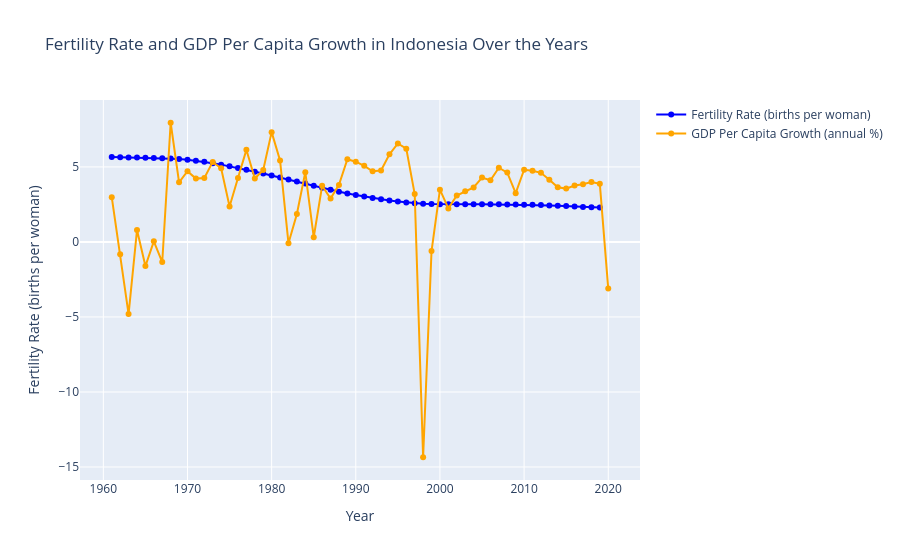

This figure's notebook cell:
### Code cell
import plotly.graph_objects as go

# Create figure
fig = go.Figure()

# Add Fertility Rate trace
fig.add_trace(go.Scatter(
    x=indonesia_data['Year'],
    y=indonesia_data['Fertility rate, total (births per woman)'],
    mode='lines+markers',
    name='Fertility Rate (births per woman)',
    line=dict(color='blue')
))

# Add GDP Per Capita Growth trace
fig.add_trace(go.Scatter(
    x=indonesia_data['Year'],
    y=indonesia_data['gdp_per_capita_growth_(annual_%)'],
    mode='lines+markers',
    name='GDP Per Capita Growth (annual %)',
    line=dict(color='orange')
))

# Update layout
fig.update_layout(
    title='Fertility Rate and GDP Per Capita Growth in Indonesia Over the Years',
    xaxis_title='Year',
    yaxis_title='Fertility Rate (births per woman)',
    yaxis2=dict(
        title='GDP Per Capita Growth (annual %)',
        overlaying='y',
        side='right',
        showgrid=False,
        type='log'  # Set logarithmic scale
    )
)

# Show figure
fig.show()

### Figure 1 — Plotly figure (JSON) as saved in the notebook; plotly's stock layout.template omitted (floating-point values rounded to 4 significant figures)
{"data": [{"line": {"color": "blue"}, "mode": "lines+markers", "name": "Fertility Rate (births per woman)", "type": "scatter", "x": [1961, 1962, 1963, 1964, 1965, 1966, 1967, 1968, 1969, 1970, 1971, 1972, 1973, 1974, 1975, 1976, 1977, 1978, 1979, 1980, 1981, 1982, 1983, 1984, 1985, 1986, 1987, 1988, 1989, 1990, 1991, 1992, 1993, 1994, 1995, 1996, 1997, 1998, 1999, 2000, 2001, 2002, 2003, 2004, 2005, 2006, 2007, 2008, 2009, 2010, 2011, 2012, 2013, 2014, 2015, 2016, 2017, 2018, 2019, 2020], "y": [5.656, 5.645, 5.634, 5.623, 5.612, 5.599, 5.582, 5.556, 5.521, 5.474, 5.413, 5.338, 5.251, 5.152, 5.043, 4.927, 4.806, 4.682, 4.557, 4.43, 4.301, 4.167, 4.028, 3.887, 3.745, 3.606, 3.472, 3.346, 3.229, 3.122, 3.022, 2.929, 2.842, 2.761, 2.688, 2.627, 2.579, 2.544, 2.523, 2.512, 2.509, 2.511, 2.513, 2.515, 2.514, 2.51, 2.505, 2.499, 2.492, 2.483, 2.471, 2.455, 2.436, 2.413, 2.389, 2.362, 2.336, 2.311, 2.288, null]}, {"line": {"color": "orange"}, "mode": "lines+markers", "name": "GDP Per Capita Growth (annual %)", "type": "scatter", "x": [1961, 1962, 1963, 1964, 1965, 1966, 1967, 1968, 1969, 1970, 1971, 1972, 1973, 1974, 1975, 1976, 1977, 1978, 1979, 1980, 1981, 1982, 1983, 1984, 1985, 1986, 1987, 1988, 1989, 1990, 1991, 1992, 1993, 1994, 1995, 1996, 1997, 1998, 1999, 2000, 2001, 2002, 2003, 2004, 2005, 2006, 2007, 2008, 2009, 2010, 2011, 2012, 2013, 2014, 2015, 2016, 2017, 2018, 2019, 2020], "y": [2.986, -0.8219, -4.806, 0.7913, -1.61, 0.03926, -1.339, 7.944, 3.975, 4.711, 4.221, 4.263, 5.334, 4.913, 2.36, 4.265, 6.138, 4.228, 4.799, 7.318, 5.431, -0.09016, 1.858, 4.648, 0.3139, 3.742, 2.892, 3.802, 5.507, 5.348, 5.071, 4.712, 4.76, 5.84, 6.562, 6.218, 3.19, -14.35, -0.6054, 3.482, 2.235, 3.091, 3.377, 3.631, 4.29, 4.108, 4.946, 4.62, 3.247, 4.812, 4.748, 4.606, 4.151, 3.639, 3.555, 3.759, 3.841, 3.988, 3.871, -3.107]}], "layout": {"title": {"text": "Fertility Rate and GDP Per Capita Growth in Indonesia Over the Years"}, "xaxis": {"title": {"text": "Year"}}, "yaxis": {"title": {"text": "Fertility Rate (births per woman)"}}, "yaxis2": {"overlaying": "y", "showgrid": false, "side": "right", "title": {"text": "GDP Per Capita Growth (annual %)"}, "type": "log"}}}
